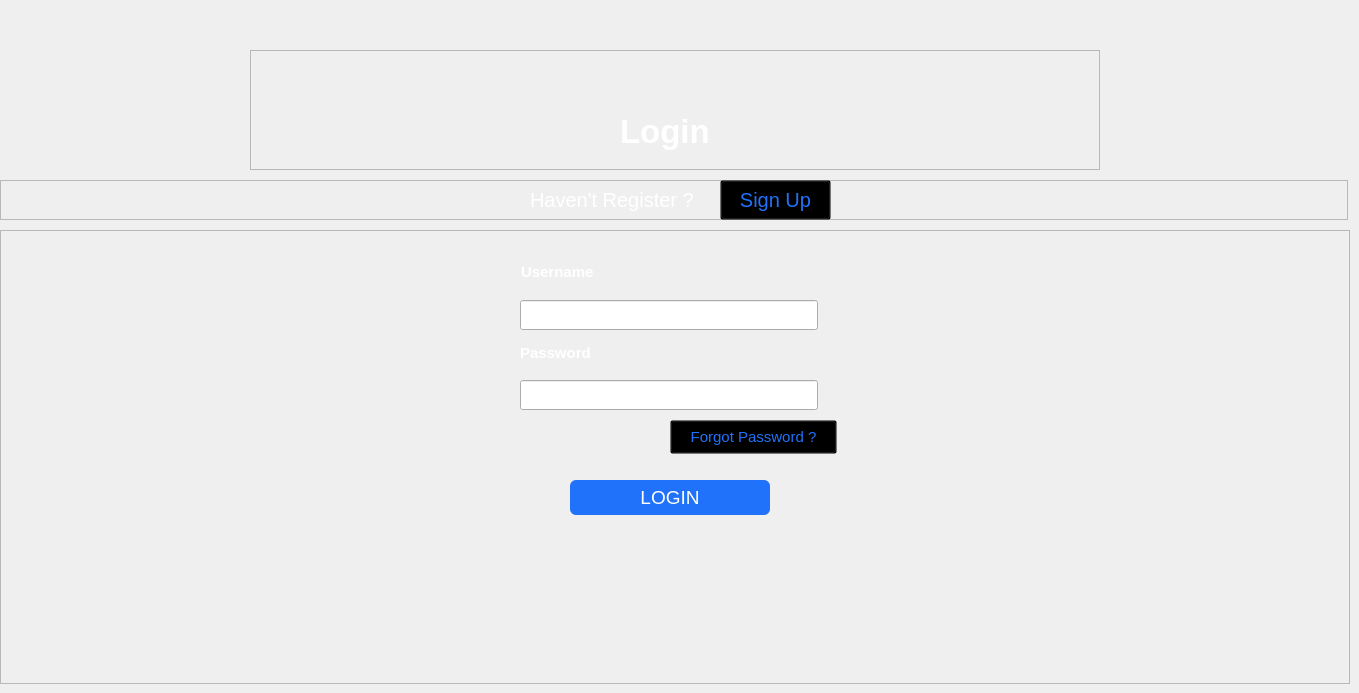
     <widget class="QWidget" name="Login_Page">
      <widget class="QFrame" name="frame">
       <property name="geometry">
        <rect>
         <x>250</x>
         <y>50</y>
         <width>850</width>
         <height>120</height>
        </rect>
       </property>
       <property name="minimumSize">
        <size>
         <width>850</width>
         <height>75</height>
        </size>
       </property>
       <property name="maximumSize">
        <size>
         <width>850</width>
         <height>120</height>
        </size>
       </property>
       <property name="frameShape">
        <enum>QFrame::StyledPanel</enum>
       </property>
       <property name="frameShadow">
        <enum>QFrame::Raised</enum>
       </property>
       <widget class="QLabel" name="label_7">
        <property name="geometry">
         <rect>
          <x>370</x>
          <y>51</y>
          <width>110</width>
          <height>61</height>
         </rect>
        </property>
        <property name="font">
         <font>
          <family>Segoe UI</family>
          <pointsize>25</pointsize>
          <weight>75</weight>
          <bold>true</bold>
         </font>
        </property>
        <property name="styleSheet">
         <string notr="true">color :rgb(255,255,255);</string>
        </property>
        <property name="text">
         <string>Login</string>
        </property>
       </widget>
      </widget>
      <widget class="QFrame" name="frame_3">
       <property name="geometry">
        <rect>
         <x>0</x>
         <y>180</y>
         <width>1348</width>
         <height>40</height>
        </rect>
       </property>
       <property name="maximumSize">
        <size>
         <width>16777215</width>
         <height>40</height>
        </size>
       </property>
       <property name="frameShape">
        <enum>QFrame::StyledPanel</enum>
       </property>
       <property name="frameShadow">
        <enum>QFrame::Raised</enum>
       </property>
       <widget class="QLabel" name="label_14">
        <property name="geometry">
         <rect>
          <x>530</x>
          <y>0</y>
          <width>198</width>
          <height>40</height>
         </rect>
        </property>
        <property name="minimumSize">
         <size>
          <width>0</width>
          <height>40</height>
         </size>
        </property>
        <property name="maximumSize">
         <size>
          <width>16777215</width>
          <height>40</height>
         </size>
        </property>
        <property name="font">
         <font>
          <family>Segoe UI</family>
          <pointsize>15</pointsize>
         </font>
        </property>
        <property name="styleSheet">
         <string notr="true">color: rgb(255,255,255);
</string>
        </property>
        <property name="text">
         <string>Haven't Register ?</string>
        </property>
       </widget>
       <widget class="QToolButton" name="toolButton_3">
        <property name="geometry">
         <rect>
          <x>720</x>
          <y>0</y>
          <width>111</width>
          <height>40</height>
         </rect>
        </property>
        <property name="minimumSize">
         <size>
          <width>0</width>
          <height>40</height>
         </size>
        </property>
        <property name="font">
         <font>
          <family>Segoe UI</family>
          <pointsize>15</pointsize>
         </font>
        </property>
        <property name="toolTip">
         <string>Create an account here</string>
        </property>
        <property name="styleSheet">
         <string notr="true">background: transparent;
color :rgba(32,114,250,255);</string>
        </property>
        <property name="text">
         <string>Sign Up</string>
        </property>
       </widget>
      </widget>
      <widget class="QFrame" name="frame_4">
       <property name="geometry">
        <rect>
         <x>0</x>
         <y>230</y>
         <width>1350</width>
         <height>454</height>
        </rect>
       </property>
       <property name="minimumSize">
        <size>
         <width>300</width>
         <height>350</height>
        </size>
       </property>
       <property name="maximumSize">
        <size>
         <width>1350</width>
         <height>454</height>
        </size>
       </property>
       <property name="frameShape">
        <enum>QFrame::StyledPanel</enum>
       </property>
       <property name="frameShadow">
        <enum>QFrame::Raised</enum>
       </property>
       <widget class="QLabel" name="label_9">
        <property name="geometry">
         <rect>
          <x>521</x>
          <y>27</y>
          <width>300</width>
          <height>30</height>
         </rect>
        </property>
        <property name="minimumSize">
         <size>
          <width>300</width>
          <height>30</height>
         </size>
        </property>
        <property name="maximumSize">
         <size>
          <width>300</width>
          <height>28</height>
         </size>
        </property>
        <property name="baseSize">
         <size>
          <width>401</width>
          <height>0</height>
         </size>
        </property>
        <property name="font">
         <font>
          <family>Segoe UI</family>
          <pointsize>11</pointsize>
          <weight>75</weight>
          <bold>true</bold>
         </font>
        </property>
        <property name="styleSheet">
         <string notr="true">color: rgb(255,255,255);
</string>
        </property>
        <property name="text">
         <string>Username</string>
        </property>
       </widget>
       <widget class="QLineEdit" name="lineEdit">
        <property name="geometry">
         <rect>
          <x>520</x>
          <y>70</y>
          <width>298</width>
          <height>30</height>
         </rect>
        </property>
        <property name="minimumSize">
         <size>
          <width>0</width>
          <height>30</height>
         </size>
        </property>
        <property name="font">
         <font>
          <family>Segoe UI</family>
          <pointsize>8</pointsize>
         </font>
        </property>
        <property name="styleSheet">
         <string notr="true">color: rgb(255,255,255);
</string>
        </property>
       </widget>
       <widget class="QLabel" name="label_10">
        <property name="geometry">
         <rect>
          <x>520</x>
          <y>110</y>
          <width>80</width>
          <height>25</height>
         </rect>
        </property>
        <property name="maximumSize">
         <size>
          <width>16777215</width>
          <height>30</height>
         </size>
        </property>
        <property name="font">
         <font>
          <family>Segoe UI</family>
          <pointsize>11</pointsize>
          <weight>75</weight>
          <bold>true</bold>
         </font>
        </property>
        <property name="styleSheet">
         <string notr="true">color: rgb(255,255,255);
</string>
        </property>
        <property name="text">
         <string>Password</string>
        </property>
       </widget>
       <widget class="QLineEdit" name="lineEdit_2">
        <property name="geometry">
         <rect>
          <x>520</x>
          <y>150</y>
          <width>298</width>
          <height>30</height>
         </rect>
        </property>
        <property name="maximumSize">
         <size>
          <width>16777215</width>
          <height>30</height>
         </size>
        </property>
        <property name="font">
         <font>
          <family>Segoe UI</family>
         </font>
        </property>
        <property name="styleSheet">
         <string notr="true">color: rgb(255,255,255);
</string>
        </property>
        <property name="echoMode">
         <enum>QLineEdit::Password</enum>
        </property>
       </widget>
       <widget class="QToolButton" name="toolButton_5">
        <property name="geometry">
         <rect>
          <x>670</x>
          <y>190</y>
          <width>167</width>
          <height>34</height>
         </rect>
        </property>
        <property name="minimumSize">
         <size>
          <width>146</width>
          <height>30</height>
         </size>
        </property>
        <property name="maximumSize">
         <size>
          <width>16777215</width>
          <height>16777215</height>
         </size>
        </property>
        <property name="font">
         <font>
          <family>Segoe UI</family>
          <pointsize>11</pointsize>
         </font>
        </property>
        <property name="styleSheet">
         <string notr="true">background: transparent;
color:rgba(32,114,250,255);</string>
        </property>
        <property name="text">
         <string>Forgot Password ?</string>
        </property>
       </widget>
       <widget class="QToolButton" name="toolButton">
        <property name="geometry">
         <rect>
          <x>570</x>
          <y>250</y>
          <width>200</width>
          <height>35</height>
         </rect>
        </property>
        <property name="minimumSize">
         <size>
          <width>200</width>
          <height>35</height>
         </size>
        </property>
        <property name="font">
         <font>
          <family>Segoe UI</family>
          <pointsize>14</pointsize>
         </font>
        </property>
        <property name="styleSheet">
         <string notr="true">border-radius: 6px;
background-color:rgba(32,114,250,255);
color:rgb(255, 255, 255);
</string>
        </property>
        <property name="text">
         <string>LOGIN</string>
        </property>
       </widget>
       <widget class="QLabel" name="label_33">
        <property name="geometry">
         <rect>
          <x>0</x>
          <y>-40</y>
          <width>281</width>
          <height>331</height>
         </rect>
        </property>
        <property name="styleSheet">
         <string notr="true">QLabel {
        border-image: url(&quot;C:/Users/gawoo/F/UI/login2.png&quot;) 0 0 0 0 stretch stretch;
    }
</string>
        </property>
        <property name="alignment">
         <set>Qt::AlignBottom|Qt::AlignLeading|Qt::AlignLeft</set>
        </property>
       </widget>
       <widget class="QLabel" name="label_34">
        <property name="geometry">
         <rect>
          <x>990</x>
          <y>-30</y>
          <width>351</width>
          <height>331</height>
         </rect>
        </property>
        <property name="styleSheet">
         <string notr="true">QLabel {
        border-image: url(&quot;C:/Users/gawoo/F/UI/login1.png&quot;) 0 0 0 0 stretch stretch;
    }</string>
        </property>
        <property name="text">
         <string/>
        </property>
       </widget>
      </widget>
     </widget>
